Frame 1 (no input): blank canvas, image omitted
Frame 60 (no input): blank canvas, image omitted
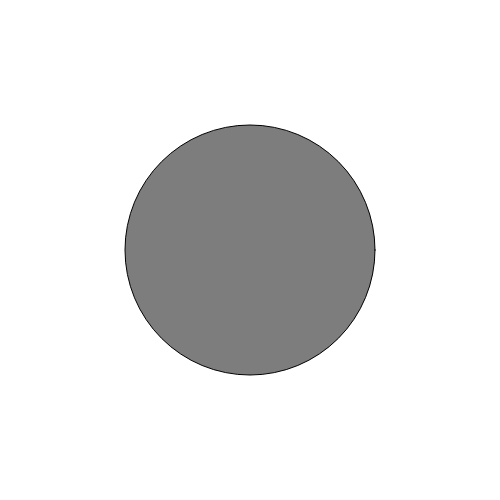
Frame 120 (the mouse pressed at the canvas centre since frame 60)

The p5.js sketch whose frames 1 and 60 were blank and that drew this single picture after the mouse press (run headless with seeded random() and noise() and a simulated clock; from frame 60 on, the mouse is pressed at the canvas centre):

// p5.js sketch
// ── sketch.js
function setup(){
  createCanvas(500,500);
}

function draw(){
  background(255);
  print(mouseX);
  fill(mouseX/2,mouseY/2,mouseX/2);
  ellipse(mouseX, mouseY, mouseX,mouseY);
}
